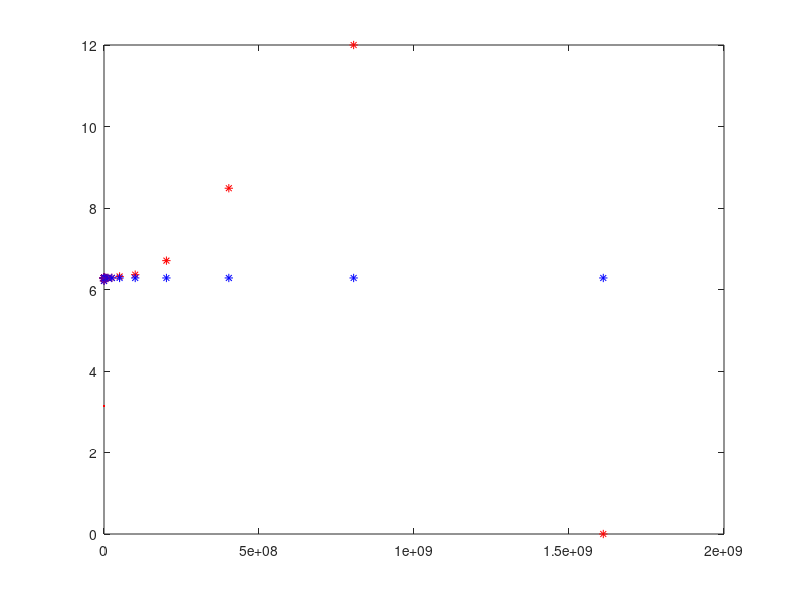

Write the MATLAB code that produced this figure.
x1 = 1;
x2 = 1;
n = 6;
product1 = 0;
product2 = 0;
f1 = @(x) sqrt(2-2*sqrt(1-(x^2)/4));
f2 = @(x) sqrt(x^2/(2*(1+sqrt(1-(x^2/4)))));


plot(pi,'r');
xlim('auto');
ylim('auto');
hold on;

for i=0:27
    x1 = f1(x1);
    x2 = f2(x2);
    product1 = 2 * n * x1;
    product2 = 2 * n * x2;
    n = 2 * n;
    plot(n, product1, '*r');
    plot(n, product2, '*b');
end

hold off;

%% Aufgabe 3a mit der Funktion f1
% Die Punkte nähern sich zunächst wie erwartet 2*pi an. Anschliessend
% steigen die Funktionswerte an, TODO:
% schliesslich fallen die Funktionswerte wieder auf 0, weil die Funktion für grosse n gegen 0 strebt.

%% Aufgabe 3b mit der Funktion f2
% Die Funktionswerte bleiben im Bereich 2*pi. Der Ausdruck wird für grosse
% n nicht 0 (wie in 3a).